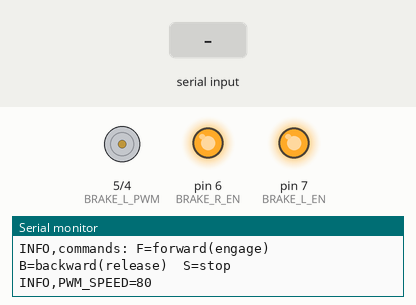
Bench run of a sketch on a simulated Arduino Mega 2560, built with avr-gcc and run on an emulated ATmega2560. Parts: motor-driver pin pairs drawn as motors (green arrow = first pin HIGH = forward, orange = second pin HIGH = backward, longer = more drive), output pins drawn as LEDs (lit = HIGH), the last lines printed to the serial monitor. The inputs (shaded band) are chosen by the test bench.

Above: at 1.2 s.
1.3 s: "F\n" received over Serial
At 1.7 s:
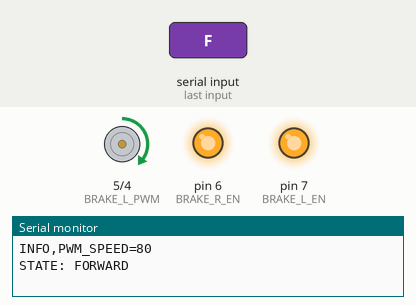
2.8 s: "B\n" received over Serial
At 4.0 s:
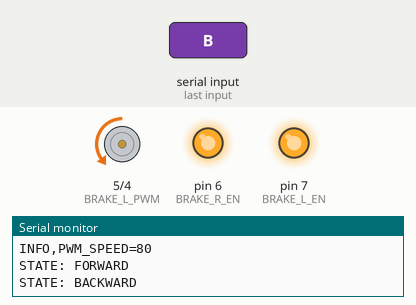
4.3 s: "S\n" received over Serial
At 5.2 s:
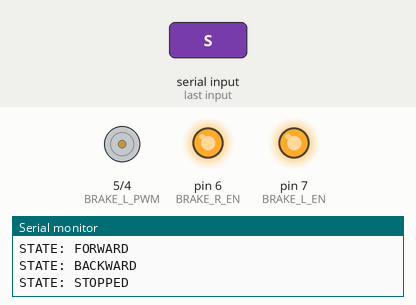
5.8 s: "b\n" received over Serial
At 6.3 s:
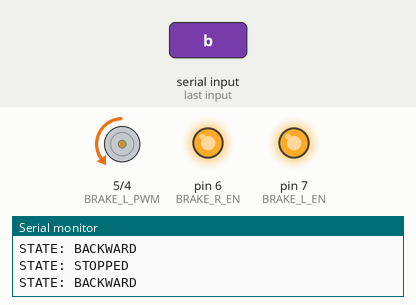
7.3 s: "s\n" received over Serial
At 8.7 s:
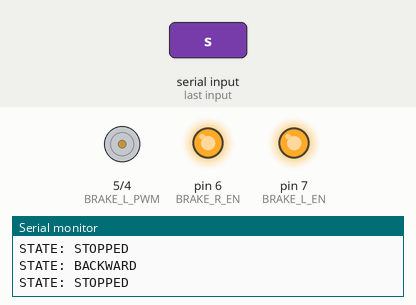
Timing chart, 0 to 9.8 s (numbered marks = the images above; inputs shaded):
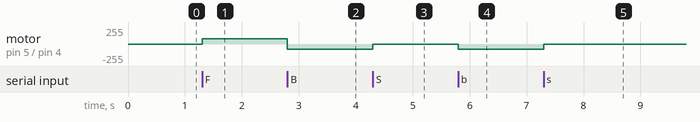

The sketch:

brake_jog.ino
```cpp
/*
 * pi-drive — Brake Actuator Jog Test (Arduino Mega 2560)
 *
 * Bare-minimum diagnostic. Drives the BRAKE BTS7960 H-bridge based on
 * single-character commands typed into the Arduino IDE Serial Monitor.
 * No pot feedback, no host protocol.
 *
 * Open Serial Monitor at 115200 baud. Line-ending setting doesn't matter.
 *
 *   F   brake FORWARD  (extend / pedal down — brake ENGAGED)
 *   B   brake BACKWARD (retract / pedal up — brake RELEASED)
 *   S   stop
 *
 * Lowercase f / b / s also work.
 */

const int BRAKE_R_EN  = 6;
const int BRAKE_R_PWM = 4;
const int BRAKE_L_EN  = 7;
const int BRAKE_L_PWM = 5;

const uint8_t PWM_SPEED = 80;  // 0..255

void driveStop() {
  analogWrite(BRAKE_R_PWM, 0);
  analogWrite(BRAKE_L_PWM, 0);
}

void driveForward() {  // extend (press pedal — brake engaged)
  analogWrite(BRAKE_R_PWM, 0);
  analogWrite(BRAKE_L_PWM, PWM_SPEED);
}

void driveBackward() {  // retract (release pedal — brake released)
  analogWrite(BRAKE_L_PWM, 0);
  analogWrite(BRAKE_R_PWM, PWM_SPEED);
}

void handleChar(char c) {
  switch (c) {
    case 'F': case 'f':
      Serial.println(F("STATE: FORWARD"));
      driveForward();
      break;
    case 'B': case 'b':
      Serial.println(F("STATE: BACKWARD"));
      driveBackward();
      break;
    case 'S': case 's':
      Serial.println(F("STATE: STOPPED"));
      driveStop();
      break;
    case '\r': case '\n': case ' ': case '\t':
      break;
    default:
      Serial.print(F("WARN,unknown command: '"));
      Serial.print(c);
      Serial.println(F("' — use F / B / S"));
      break;
  }
}

void setup() {
  Serial.begin(115200);

  pinMode(BRAKE_R_EN,  OUTPUT);
  pinMode(BRAKE_R_PWM, OUTPUT);
  pinMode(BRAKE_L_EN,  OUTPUT);
  pinMode(BRAKE_L_PWM, OUTPUT);

  // BTS7960 only conducts when both EN lines are high.
  digitalWrite(BRAKE_R_EN, HIGH);
  digitalWrite(BRAKE_L_EN, HIGH);

  driveStop();

  Serial.println(F("INFO,brake actuator jog ready"));
  Serial.println(F("INFO,commands: F=forward(engage)  B=backward(release)  S=stop"));
  Serial.print  (F("INFO,PWM_SPEED=")); Serial.println(PWM_SPEED);
}

void loop() {
  while (Serial.available()) {
    handleChar((char)Serial.read());
  }
}
```

Measured:
- after the input at 1.3 s, motor on pin 5 (BRAKE_L_PWM) / pin 4 (BRAKE_R_PWM): stopped → forward 80/255 at once
- after the input at 2.8 s, motor on pin 5 (BRAKE_L_PWM) / pin 4 (BRAKE_R_PWM): forward 80/255 → backward 80/255 at once
- after the input at 4.3 s, motor on pin 5 (BRAKE_L_PWM) / pin 4 (BRAKE_R_PWM): backward 80/255 → stopped at once
- after the input at 5.8 s, motor on pin 5 (BRAKE_L_PWM) / pin 4 (BRAKE_R_PWM): stopped → backward 80/255 at once
- after the input at 7.3 s, motor on pin 5 (BRAKE_L_PWM) / pin 4 (BRAKE_R_PWM): backward 80/255 → stopped at once
